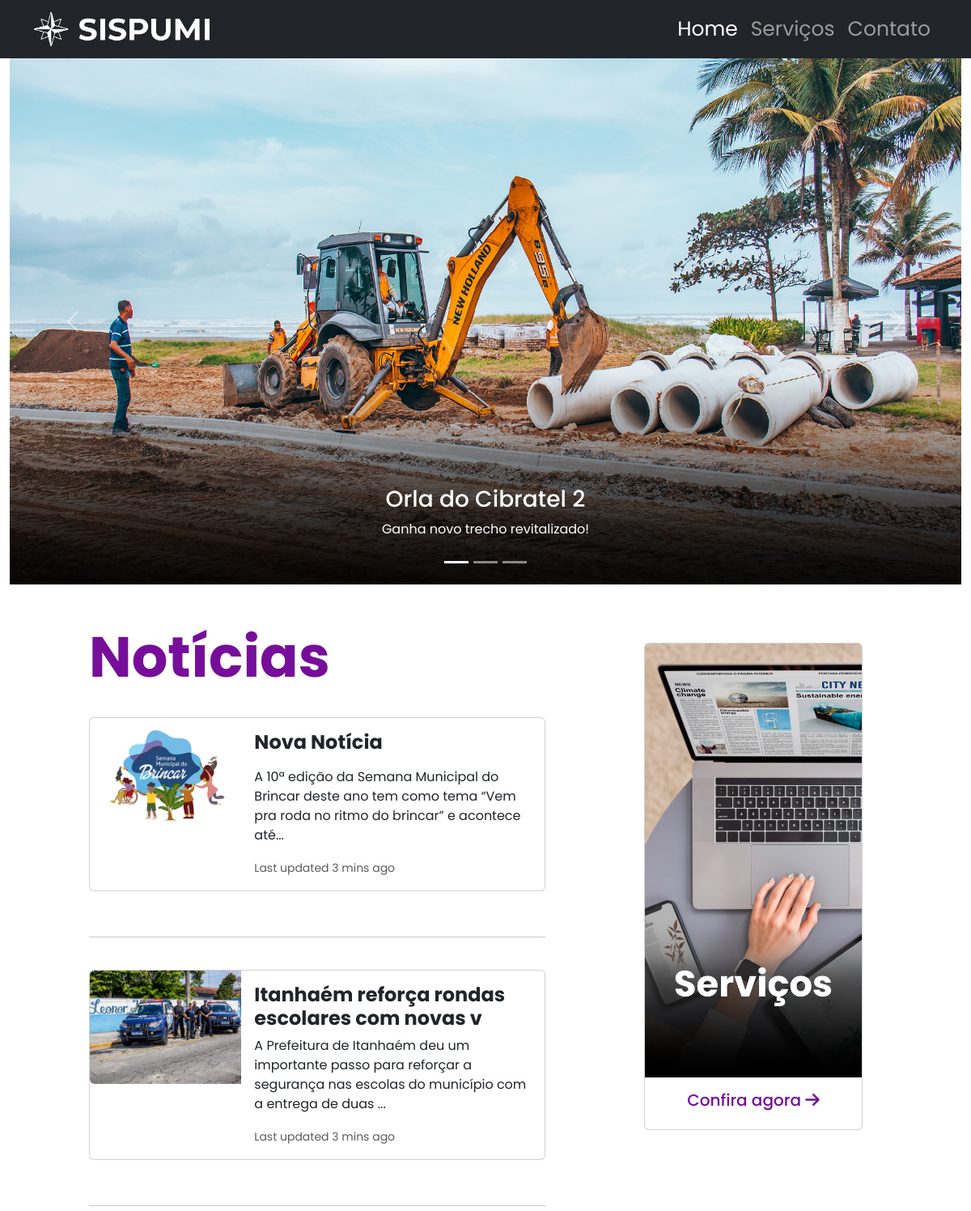
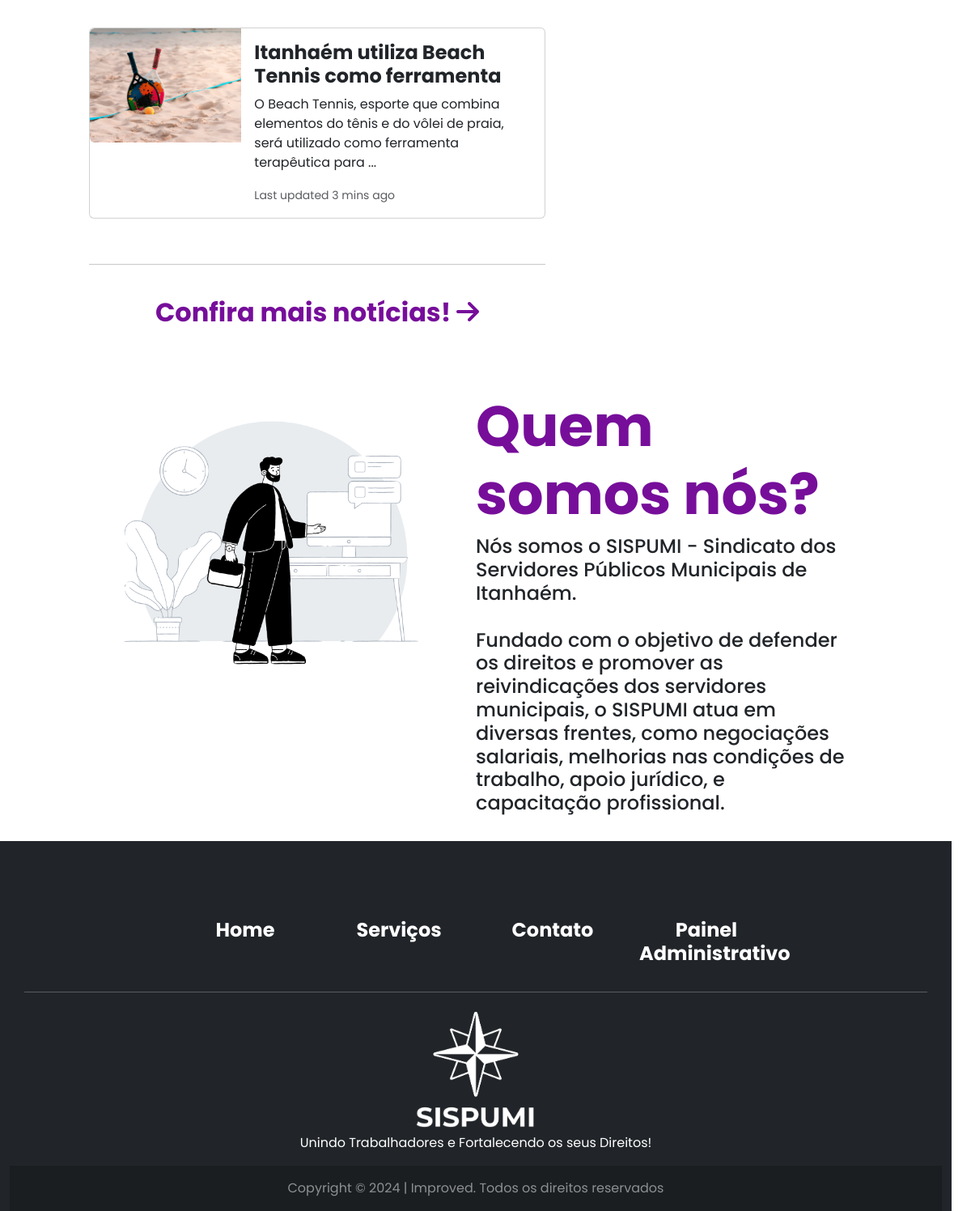
The page / on the database its author committed (2 pictures, top to bottom).
### tables this page shows
CREATE TABLE IF NOT EXISTS `carrossel` (
  `id_carrossel` int(11) NOT NULL AUTO_INCREMENT,
  `titulo_carrossel` varchar(60) DEFAULT NULL,
  `subtitulo_carrossel` varchar(100) DEFAULT NULL,
  `imagem_carrossel` text NOT NULL,
  `link_carrossel` text NOT NULL,
  `status_carrossel` int(11) NOT NULL,
  `id_adm` int(11) DEFAULT NULL,
  PRIMARY KEY (`id_carrossel`),
  KEY `id_adm` (`id_adm`)
);

CREATE TABLE IF NOT EXISTS `noticia` (
  `id_noticia` int(11) NOT NULL AUTO_INCREMENT,
  `titulo_noticia` varchar(45) NOT NULL,
  `texto_noticia` text NOT NULL,
  `imagem_noticia` text NOT NULL,
  `link_noticia` text,
  `status_noticia` int(11) NOT NULL,
  `adm_id_adm` int(11) DEFAULT NULL,
  PRIMARY KEY (`id_noticia`),
  KEY `adm_id_adm` (`adm_id_adm`)
);

### index.php (the view, shortened to what this page needs)
<?php
  include('conexao.php');
  $sql1 = 'SELECT * FROM carrossel WHERE status_carrossel = 1 ORDER BY id_carrossel DESC LIMIT 3';
  $sql2 = 'SELECT * FROM noticia WHERE status_noticia = 1 ORDER BY id_noticia DESC LIMIT 3';
?>
<!DOCTYPE html>
<html lang="pt-br">
<head>
	<link rel="stylesheet" type="text/css" href="css/bootstrap.min.css">
</head>
<body>
<nav class="navbar navbar-expand-lg navbar-dark bg-dark static-top">
  <div class="container">
    <a class="navbar-brand" href="index.php">
      <img src="./img/logo.png" alt="..." height="46">
    </a>
    <div class="collapse navbar-collapse" id="navbarSupportedContent">
      <ul class="navbar-nav ms-auto">
        <li class="nav-item">
          <a class="nav-link active" aria-current="page" href="index.php" style="font-size: 25px;">Home</a>
        </li>
        <li class="nav-item">
          <a class="nav-link" href="servicos.php" style="font-size: 25px;">Serviços</a>
        </li>
        <li class="nav-item">
          <a class="nav-link" href="contato.php" style="font-size: 25px;">Contato</a>
        </li>
      </ul>
    </div>
  </div>
</nav>
<div id="carouselExampleCaptions" class="carousel slide container-fluid" data-bs-ride="carousel">
  <div class="carousel-indicators">
    <button type="button" data-bs-target="#carouselExampleCaptions" data-bs-slide-to="0" class="active" aria-current="true" aria-label="Slide 1"></button>
    <button type="button" data-bs-target="#carouselExampleCaptions" data-bs-slide-to="1" aria-label="Slide 2"></button>
    <button type="button" data-bs-target="#carouselExampleCaptions" data-bs-slide-to="2" aria-label="Slide 3"></button>
  </div>
  <div class="carousel-inner">
    <?php
      $executa = $con->query($sql1);
      if($executa -> fetch_array() == ""){
        echo
          '<div class="carousel-item active">
            <img src="./img/jornal.jpg" class="d-block w-100" alt="..." style="max-height: 650px;">
            <div class="carousel-caption d-none d-md-block">
              <h3>Aguardando Atualizações</h3>
              <p> Por enquanto nada </p>
            </div>
          </div>';
      }else{
        $executa = $con->query($sql1);
        $itemactive = "active";
        while($slide = $executa -> fetch_array()){
          $link = $slide['link_carrossel'];
          echo
          '<div class="carousel-item '.$itemactive.'">
            <img  style="width: auto; height: 650px" src="'.$slide['imagem_carrossel'].'" class="d-block w-100" alt="...">
            <div class="carousel-caption d-none d-md-block">
              <h3><a href="https://'.$link.'" target="_blank">'.$slide['titulo_carrossel'].'</a></h3>
              <p><a href="https://'.$link.'" target="_blank">'.$slide['subtitulo_carrossel'].'</a></p>
            </div>
          </div>';
          if($itemactive == "active"){ $itemactive = ""; }
        }
      }
    ?>
  </div>
  <button class="carousel-control-prev" type="button" data-bs-target="#carouselExampleCaptions" data-bs-slide="prev">
    <span class="carousel-control-prev-icon" aria-hidden="true"></span>
  </button>
  <button class="carousel-control-next" type="button" data-bs-target="#carouselExampleCaptions" data-bs-slide="next">
    <span class="carousel-control-next-icon" aria-hidden="true"></span>
  </button>
</div>
<br>
<div class="row container-fluid">
  <div class="col-sm-1"></div>
    <div class="col-sm-6">
      <br>
      <h1 style="font-size: 70px; color: #760E9A;"><strong>Notícias</strong></h1>
      <br>
<?php
$executa = $con->query($sql2);
  if($executa -> fetch_array() == ""){
    echo
      '';
  }else{
    $executa = $con->query($sql2);
    while($noticia = $executa -> fetch_array()){
      $texto_noticia = strlen($noticia['texto_noticia']) > 128 ? substr($noticia['texto_noticia'], 0, 128) . "..." : $noticia['texto_noticia'];
      echo '<a href="noticias.php?id_noticia='.$noticia['id_noticia'].'">';
      echo
      '<div class="card mb-3" style="max-width: 1440px;">
        <div class="row g-0">
          <div class="col-md-4">
            <img src="'.$noticia['imagem_noticia'].'" class="img-fluid rounded-start" alt="...">
          </div>
          <div class="col-md-8">
            <div class="card-body">
              <h4 class="card-title"><strong>'.$noticia['titulo_noticia'].'</strong></h4>
              <p class="card-text">'.$texto_noticia.'</p>
              <p class="card-text"><small class="text-body-secondary">Last updated 3 mins ago</small></p>
            </div>
          </div>
        </div>
      </div>';
      echo '
      </a>
      <br>
      <hr>
      <br>';
    }
  }
?>
  <a href="todasNoticias.php" style="text-decoration: none;">
    <h2 style="text-align: center; color: #760E9A;">
      <strong>Confira mais notícias! </strong><i class="fa-solid fa-arrow-right"></i>
    </h2>
  </a>
  <br>
  <br>
  <br>
</div>
<div class="col-sm-1"></div>
<div class="col-sm-3">
  <br>
  <br>
  <div class="card mb-3">
<a href="servicos.php"><img src="./img/servicos2.jpg" class="card-img-top" alt="..."></a>
<div class="card-body">
  <h5 class="card-title" style="text-align: center; color: #760E9A;">Confira agora <i class="fa-solid fa-arrow-right"></i></h5>
</div>
</div>
</div>
<br>
<div class="row container-fluid">
  <div class="col-sm-1"></div>
  <div class="col-sm-5">
    <img src="./img/sapiens.png" class="img-fluid" alt="...">
  </div>
  <div class="col-sm-5">
    <h1 style="font-size: 70px; color: #760E9A;"><strong>Quem somos nós?</strong></h1>
    <h4>Nós somos o SISPUMI - Sindicato dos Servidores Públicos Municipais de Itanhaém. <br><br>Fundado com o objetivo de defender os direitos e promover as reivindicações dos servidores municipais, o SISPUMI atua em diversas frentes, como negociações salariais, melhorias nas condições de trabalho, apoio jurídico, e capacitação profissional.</h4>
    <br>
  </div>
  <div class="col-sm-1"></div>
</div>
<br>
<br>
<footer class="text-center text-white bg-dark">
    <div class="container">
      <section class="mt-5">
        <div class="row text-center d-flex justify-content-center pt-5">
          <div class="col-md-2">
            <h4 class="font-weight-bold">
              <a href="index.php" class="text-white"><strong>Home</strong></a>
            </h4>
          </div>
          <div class="col-md-2">
            <h4 class="font-weight-bold">
              <a href="servicos.php" class="text-white"><strong>Serviços</strong></a>
            </h4>
          </div>
          <div class="col-md-2">
            <h4 class="font-weight-bold">
              <a href="./contato.php" class="text-white"><strong>Contato</strong></a>
            </h4>
          </div>
          <div class="col-md-2">
            <h4 class="font-weight-bold">
              <a href="./login.php" class="text-white"><strong>Painel Administrativo</strong></a>
            </h4>
          </div>
        </div>
      </section>
      <hr class="my-4" />
        <div class="row d-flex justify-content-center">
          <div class="col-lg-8 text-white">
            <img src="./img/logo1.png" alt="..." height="150">
            <p>
               Unindo Trabalhadores e Fortalecendo os seus Direitos!
            </p>
          </div>
        </div>
    </div>
    <div
         class="text-center p-3 text-white-50"
         style="background-color: rgba(0, 0, 0, 0.2)"
         >
      Copyright © 2024 | Improved. Todos os direitos reservados
    </div>
  </footer>
</body>
</html>

### index.php (style rules this page uses)
body { font-family: poppins; }
a { text-decoration: none; color: white; }

### rows shown on the page
carrossel: imagem_carrossel (picture), titulo_carrossel "Orla do Cibratel 2", subtitulo_carrossel "Ganha novo trecho revitalizado!"
noticia: imagem_noticia (picture), titulo_noticia "Nova Notícia", texto_noticia "A 10ª edição da Semana Municipal do Brincar deste ano tem como tema “Vem pra roda no ritmo do brincar” e acontece até..."
noticia: imagem_noticia (picture), titulo_noticia "Itanhaém reforça rondas escolares com novas v", texto_noticia "A Prefeitura de Itanhaém deu um importante passo para reforçar a segurança nas escolas do município com a entrega de duas ..."
noticia: imagem_noticia (picture), titulo_noticia "Itanhaém utiliza Beach Tennis como ferramenta", texto_noticia "O Beach Tennis, esporte que combina elementos do tênis e do vôlei de praia, será utilizado como ferramenta terapêutica para ..."
